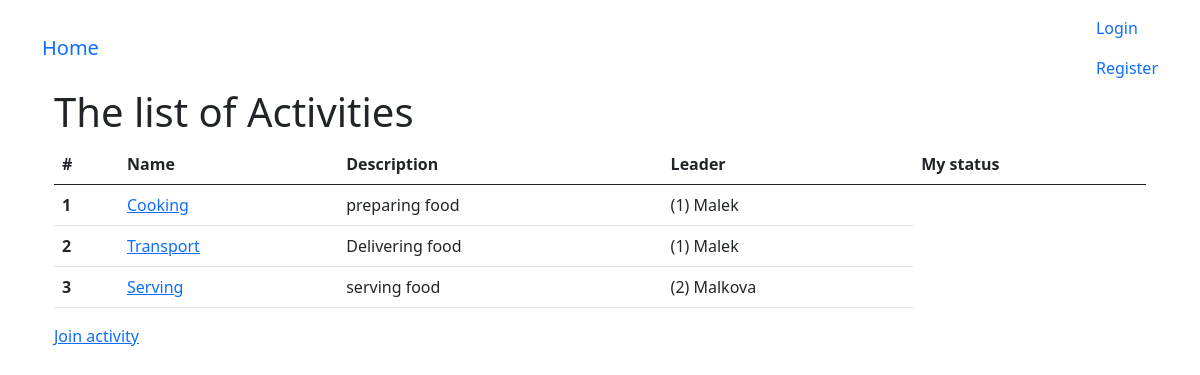
Before: / with the older database file.
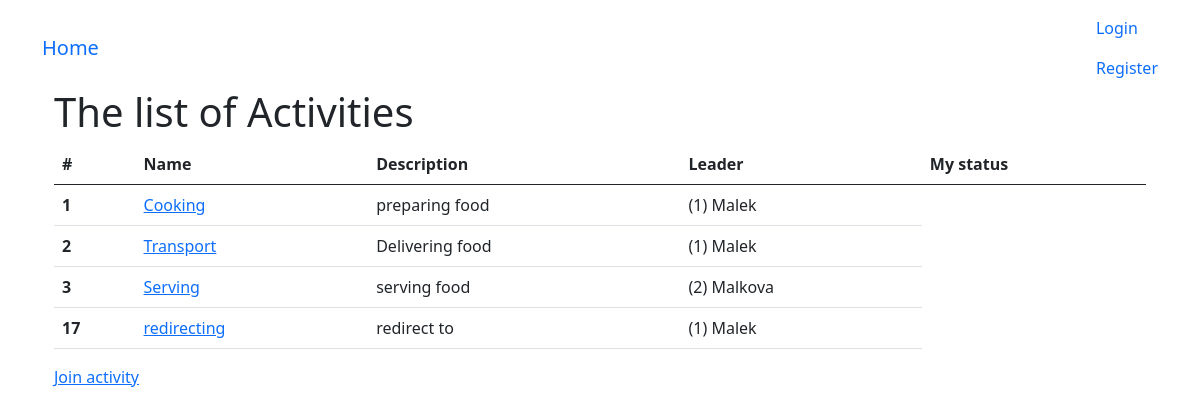
After: the same page with the newer database file.
### userlist/models.py (models this page shows, shortened)
class Activitie(models.Model):
    activity_name = models.CharField(max_length=255, unique=True)
    activity_description = models.CharField(max_length=2000)
    activity_leader = models.ForeignKey(Member, on_delete=models.CASCADE)

class Member(models.Model):
    GENDER = (
        ('M', 'Male'),
        ('F', 'Female'),
    )
    RELATION = (
        ('U', 'Ugift'),
        ('G', 'Gift'),
        ('E', 'Enke'),
        ('S', 'Skilt'),
    )
    STATUS = (
        ('n', 'New entry - not archived'),
        ('B', 'Menighetsbarn'),
        ('M', 'Medlem'),
        ('U', 'Utmeldt'),
        ('O', 'Overført til annen menighet'),
    )
    last_name = models.CharField(max_length=100, null=False)
    first_name = models.CharField(max_length=100, null=False)
    mid_name = models.CharField(max_length=100, blank=True)
    address = models.CharField(max_length=255)
    postal_code = models.CharField(max_length=10)
    postal_place = models.CharField(max_length=255)
    country_code = models.ForeignKey(Countrie, on_delete=models.CASCADE)
    occupation = models.CharField(max_length=255, blank=True)
    phone_home = models.CharField(max_length=20, blank=True)
    phone_work = models.CharField(max_length=20, blank=True)
    phone_cell = models.CharField(max_length=20)
    email = models.EmailField()
    gender = models.CharField(max_length=1, choices=GENDER)
    born = models.DateField()
    birthplace = models.CharField(max_length=40)
    baptised = models.DateField(blank=True, null=True)
    baptised_place = models.CharField(max_length=40, blank=True)
    confirmation = models.DateField(blank=True, null=True)
    confirmation_place = models.CharField(max_length=40, blank=True)
    confirmation_hnr = models.CharField(max_length=16, blank=True)
    father_id = models.IntegerField(default=0, blank=True)
    father = models.TextField(blank=True if father_id else False)
    mother_id = models.IntegerField(default=0, blank=True)
    mother = models.TextField(blank=True if mother_id else False)
    relation_status = models.CharField(max_length=1, choices=RELATION)
    spouse_id = models.IntegerField(default=0, blank=True)
    spouse_name = models.CharField(max_length=255, blank=True)
    married_date = models.DateField(blank=True, null=True)
    married_place = models.CharField(max_length=40, blank=True)
    death_place = models.CharField(max_length=40, blank=True)
    member_status = models.CharField(max_length=1, null=False, choices=STATUS)
    member_since = models.DateField(blank=True, null=True)
    transferred_from = models.CharField(max_length=40, blank=True)
    transferred_from_date = models.DateField(blank=True, null=True)
    transferred_to = models.CharField(max_length=40, blank=True)
    transferred_to_date = models.DateField(blank=True, null=True)
    revoked_membership = models.DateField(blank=True, null=True)
    card_index = models.CharField(max_length=16, null=True)
    card_index_prev = models.CharField(max_length=16)
    notes = models.CharField(max_length=2000, blank=True)
    registered_date = models.DateTimeField(default=timezone.now)
    def __str__(self):
        return '(' + str(self.id) + ') ' + str(self.last_name)

### userlist/views.py (the view)
# urls.py: path('', index, name='home'),
def index(request):
    activities = Activitie.objects.all()
    member_activities = MemberActivitie.objects.all()
    return render(request, 'index.html', {'activities': activities, 'member_activities': member_activities})

### userlist/templates/index.html (shortened to what this page needs)
{% extends 'base.html' %}
{% block cont %}
<h1> The list of Activities </h1>
<table class="table">
    <thead>
    <tr>
        <th scope="col">#</th>
        <th scope="col">Name</th>
        <th scope="col">Description</th>
        <th scope="col">Leader</th>
        <th scope="col">My status</th>
    </tr>
    </thead>
    <tbody>
    {% for activity in activities %}
    <tr>
        <th scope="row">{{ activity.id }}</th>
        <td><a class="ml-2" href="{% url 'activity-detail' activity.id %}">{{ activity.activity_name}}</a></td>
        <td>{{ activity.activity_description}}</td>
        <td>{{ activity.activity_leader }}</td>
    </tr>
    {% endfor %}
    </tbody>
</table>
<p class="text-secondary"><a class="ml-2" href="{% url 'activity-join' %}">Join activity</a></p>
{% endblock %}

### templates/base.html (shortened to what this page needs)
<!doctype html>
<html lang="en">
<head>
    <link href="https://cdn.jsdelivr.net/npm/bootstrap@5.0.0-beta2/dist/css/bootstrap.min.css" rel="stylesheet"
>
</head>
<nav class="navbar navbar-default navbar-fixed-top">
    <div class="container">
        <a class="navbar-brand mr-4" href="{% url 'home' %}">Home</a>
        <div class="navbar-nav">
            {% if user.is_authenticated %}
                <a class="nav-link active" href="{% url 'profile' %}">Profile</a>
                <a class="nav-link active" href="{% url 'logout' %}">Logout</a>
            {% else %}
                <a class="nav-link active" href="{% url 'login' %}">Login</a>
                <a class="nav-link active" href="{% url 'register' %}">Register</a>
            {% endif %}
        </div>
        <body>
        <div class="container">
            {% block cont %}{% endblock %}
        </div>
        </body>
</html>

Changed rows visible on the page:
added Activitie: id "17", activity_name "redirecting", activity_description "redirect to", activity_leader "(1) Malek"
